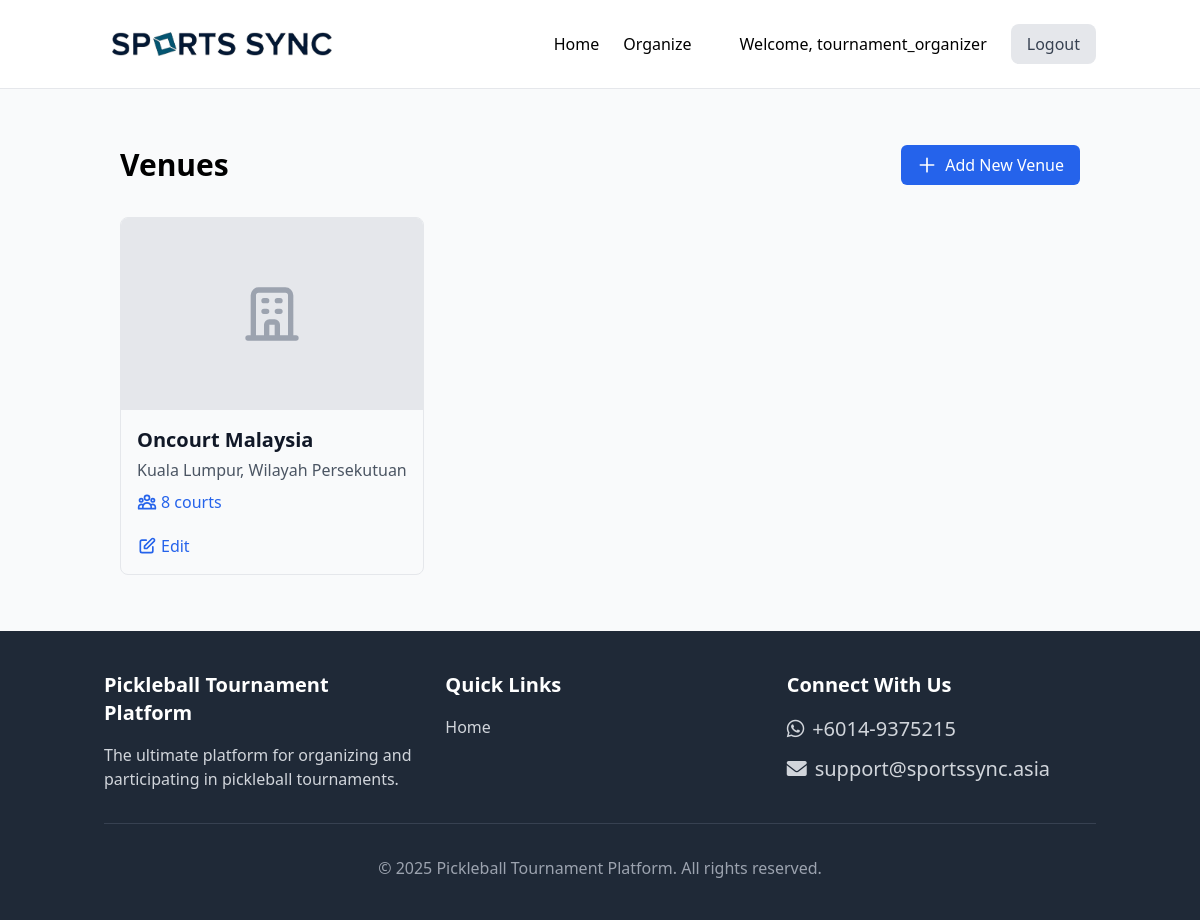
Page /organizer/venues (signed in) on the committed database.
### app/models.py (models this page shows, shortened)
class User(UserMixin, db.Model):
    id = db.Column(db.Integer, primary_key=True)
    full_name = db.Column(db.String(100))
    username = db.Column(db.String(64), index=True, unique=True, nullable=False)
    email = db.Column(db.String(120), index=True, unique=True, nullable=False)
    ic_number = db.Column(db.String(50), unique=True, nullable=True)
    phone = db.Column(db.String(20), nullable=True)
    password_hash = db.Column(db.String(128))
    role = db.Column(Enum(UserRole), default=UserRole.PLAYER)
    is_active = db.Column(db.Boolean, default=True)
    created_at = db.Column(db.DateTime, default=datetime.utcnow)
    player_profile = db.relationship('PlayerProfile', backref='user', uselist=False)
    tournaments_organized = db.relationship('Tournament', backref='organizer', lazy='dynamic')
    def is_organizer(self):
        return self.role == UserRole.ORGANIZER or self.role == UserRole.ADMIN
    def is_player(self):
        return self.role == UserRole.PLAYER

class Venue(db.Model):
    id = db.Column(db.Integer, primary_key=True)
    name = db.Column(db.String(100), nullable=False)
    address = db.Column(db.String(255))
    city = db.Column(db.String(100))
    state = db.Column(db.String(100))
    country = db.Column(db.String(100))
    description = db.Column(db.Text)
    image = db.Column(db.String(255))  # Keep for backwards compatibility
    website = db.Column(db.String(255))
    postal_code = db.Column(db.String(20))
    is_featured = db.Column(db.Boolean, default=False)
    court_count = db.Column(db.Integer, default=0)
    contact_email = db.Column(db.String(100))
    contact_phone = db.Column(db.String(50))
    facilities = db.Column(db.Text)  # JSON or comma-separated list of available facilities
    amenities = db.Column(db.Text)  # JSON or comma-separated list of amenities
    parking_info = db.Column(db.Text)
    google_maps_url = db.Column(db.String(255))
    display_order = db.Column(db.Integer, default=999)
    tournaments = db.relationship('Tournament', backref='venue', lazy='dynamic')

### app/organizer/routes.py (the view)
@bp.route('/venues')
@login_required
@organizer_required
def venues():
    venues = Venue.query.order_by(Venue.name).all()
    return render_template('organizer/edit_tournament/venues.html',
                          title='Venues',
                          venues=venues)

### app/models.py (called while the page is built)
@login.user_loader
def load_user(id):
    return User.query.get(int(id))

### app/templates/organizer/edit_tournament/venues.html (shortened to what this page needs)
{% extends "base.html" %}
{% block content %}
<div class="container mx-auto px-4 py-8">
    <div class="flex justify-between items-center mb-8">
        <h1 class="text-3xl font-bold">Venues</h1>
        <a href="{{ url_for('organizer.create_venue') }}" class="inline-flex items-center px-4 py-2 bg-blue-600 text-white rounded-md hover:bg-blue-700">
            <svg xmlns="http://www.w3.org/2000/svg" class="h-5 w-5 mr-2" fill="none" viewBox="0 0 24 24" stroke="currentColor">
                <path stroke-linecap="round" stroke-linejoin="round" stroke-width="2" d="M12 4v16m8-8H4" />
            </svg>
            Add New Venue
        </a>
    </div>
    <div class="grid grid-cols-1 md:grid-cols-2 lg:grid-cols-3 gap-6">
        {% for venue in venues %}
        <div class="venue-card">
            <div class="relative">
                {% if venue.image %}
                <div class="venue-image" style="background-image: url('/static/{{ venue.image | replace('\\','/') }}');"></div>
                {% else %}
                <div class="venue-image bg-gray-200 flex items-center justify-center">
                </div>
                {% endif %}
            </div>
            <div class="p-4">
                <h2 class="text-xl font-bold text-gray-900 mb-1">{{ venue.name }}</h2>
                <p class="text-gray-600">{{ venue.city }}, {{ venue.state }}</p>
                {% if venue.court_count %}
                <div class="mt-2 inline-flex items-center text-blue-600">
                    <span>{{ venue.court_count }} courts</span>
                </div>
                {% endif %}
                <div class="mt-4 flex items-center justify-between">
                    <a href="{{ url_for('organizer.edit_venue_details', id=venue.id) }}" class="inline-flex items-center text-blue-600 hover:text-blue-800">
                        <svg xmlns="http://www.w3.org/2000/svg" class="h-5 w-5 mr-1" fill="none" viewBox="0 0 24 24" stroke="currentColor">
                            <path stroke-linecap="round" stroke-linejoin="round" stroke-width="2" d="M11 5H6a2 2 0 00-2 2v11a2 2 0 002 2h11a2 2 0 002-2v-5m-1.414-9.414a2 2 0 112.828 2.828L11.828 15H9v-2.828l8.586-8.586z" />
                        </svg>
                        Edit
                    </a>
                </div>
            </div>
        </div>
        {% endfor %}
    </div>
</div>
{% endblock %}

### app/templates/base.html (shortened to what this page needs)
<!DOCTYPE html>
<html lang="en">
<head>
    <script src="https://cdn.tailwindcss.com"></script>
    <link rel="stylesheet" href="https://cdnjs.cloudflare.com/ajax/libs/font-awesome/6.0.0/css/all.min.css">
    <link rel="stylesheet" href="{{ url_for('static', filename='css/main.css') }}">
</head>
<body class="bg-gray-50 min-h-screen flex flex-col">
    <header class="bg-white border-b border-gray-200">
        <div class="container mx-auto px-4 py-4">
            <div class="flex items-center justify-between py-2 pl-2">
                <a href="{{ url_for('main.index') }}" class="text-2xl font-bold text-blue-900 flex items-center">
                    <img src="{{ url_for('static', filename='images/logo.png') }}" alt="Sports Sync" class="h-6 mr-2">
                </a>
                <div class="hidden md:flex items-center space-x-6">
                    <nav class="flex space-x-6 mr-6">
                        <a href="{{ url_for('main.index') }}" class="font-medium hover:text-blue-600">Home</a>
                        {% if current_user.is_authenticated %}
                            {% if current_user.is_player() %}
                                <a href="{{ url_for('player.dashboard') }}" class="font-medium hover:text-blue-600">My Profile</a>
                            {% elif current_user.is_organizer() %}
                                <a href="{{ url_for('organizer.dashboard') }}" class="font-medium hover:text-blue-600">Organize</a>
                            {% elif current_user.is_admin() %}
                                <a href="{{ url_for('admin.dashboard') }}" class="font-medium hover:text-blue-600">Admin</a>
                            {% endif %}
                        {% endif %}
                    </nav>
                    {% if current_user.is_authenticated %}
                        <span class="mr-2">Welcome, {{ current_user.username }}</span>
                        <a href="{{ url_for('auth.logout') }}" class="px-4 py-2 bg-gray-200 text-gray-700 rounded-lg hover:bg-gray-300">Logout</a>
                    {% else %}
                        <a href="{{ url_for('auth.login') }}" class="px-5 py-2 bg-blue-700 hover:bg-blue-800 text-white rounded-md text-sm font-medium">Sign In</a>
                        <a href="{{ url_for('auth.register') }}" class="hidden px-5 py-2 bg-yellow-400 hover:bg-yellow-500 text-blue-900 rounded-md text-sm font-medium">Register</a>
                    {% endif %}
                </div>
            </div>
        </div>
    </header>
    <main class="flex-grow container mx-auto px-4 py-6">
        {% block content %}{% endblock %}
    </main>
    <footer class="bg-gray-800 text-white py-10">
        <div class="container mx-auto px-4">
            <div class="grid grid-cols-1 md:grid-cols-3 gap-8">
                <div>
                    <h3 class="text-xl font-bold mb-4">Pickleball Tournament Platform</h3>
                    <p class="text-gray-300">The ultimate platform for organizing and participating in pickleball tournaments.</p>
                </div>
                <div>
                    <h3 class="text-xl font-bold mb-4">Quick Links</h3>
                    <ul class="space-y-2">
                        <li><a href="{{ url_for('main.index') }}" class="text-gray-300 hover:text-white">Home</a></li>
                    </ul>
                </div>
                <div>
                    <h3 class="text-xl font-bold mb-4">Connect With Us</h3>
                    <div class="flex flex-col space-y-3">
                        <a href="https://wa.link/4dn5ic" target="_blank" class="text-gray-300 hover:text-white text-xl flex items-center">
                            <i class="fab fa-whatsapp mr-2"></i> +6014-9375215
                        </a>
                        <a href="mailto:support@sportssync.asia" target="_blank" class="text-gray-300 hover:text-white text-xl flex items-center">
                            <i class="fas fa-envelope mr-2"></i> support@sportssync.asia
                        </a>
                    </div>
                </div>
            </div>
            <div class="mt-8 pt-8 border-t border-gray-700 text-center text-gray-400">
                <p>&copy; {{ now.year if now else 2025 }} Pickleball Tournament Platform. All rights reserved.</p>
            </div>
        </div>
    </footer>
</body>
</html>

### app/templates/organizer/edit_tournament/venues.html (style rules this page uses)
.venue-card { border: 1px solid #e5e7eb; border-radius: 0.5rem; overflow: hidden; transition: all 0.2s ease; }
.venue-image { height: 12rem; background-size: cover; background-position: center; background-repeat: no-repeat; }

### rows in the picture
User: username "tournament_organizer"
Venue: name "Oncourt Malaysia", city "Kuala Lumpur", state "Wilayah Persekutuan", court_count "8"

### other values in the picture
{{ now.year if now else 2025 }} "2025"
